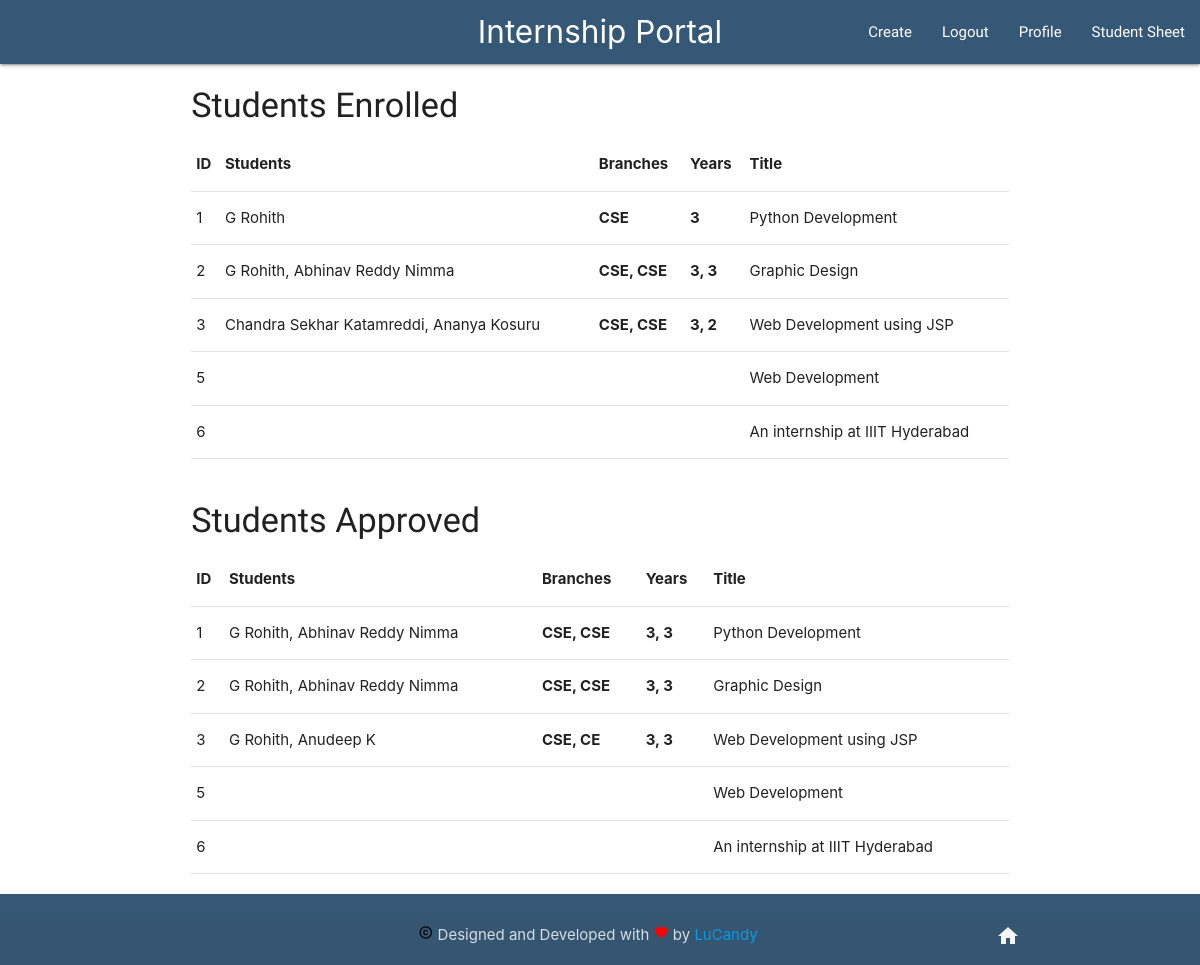
/students (signed in), run on an earlier commit of the app's database.
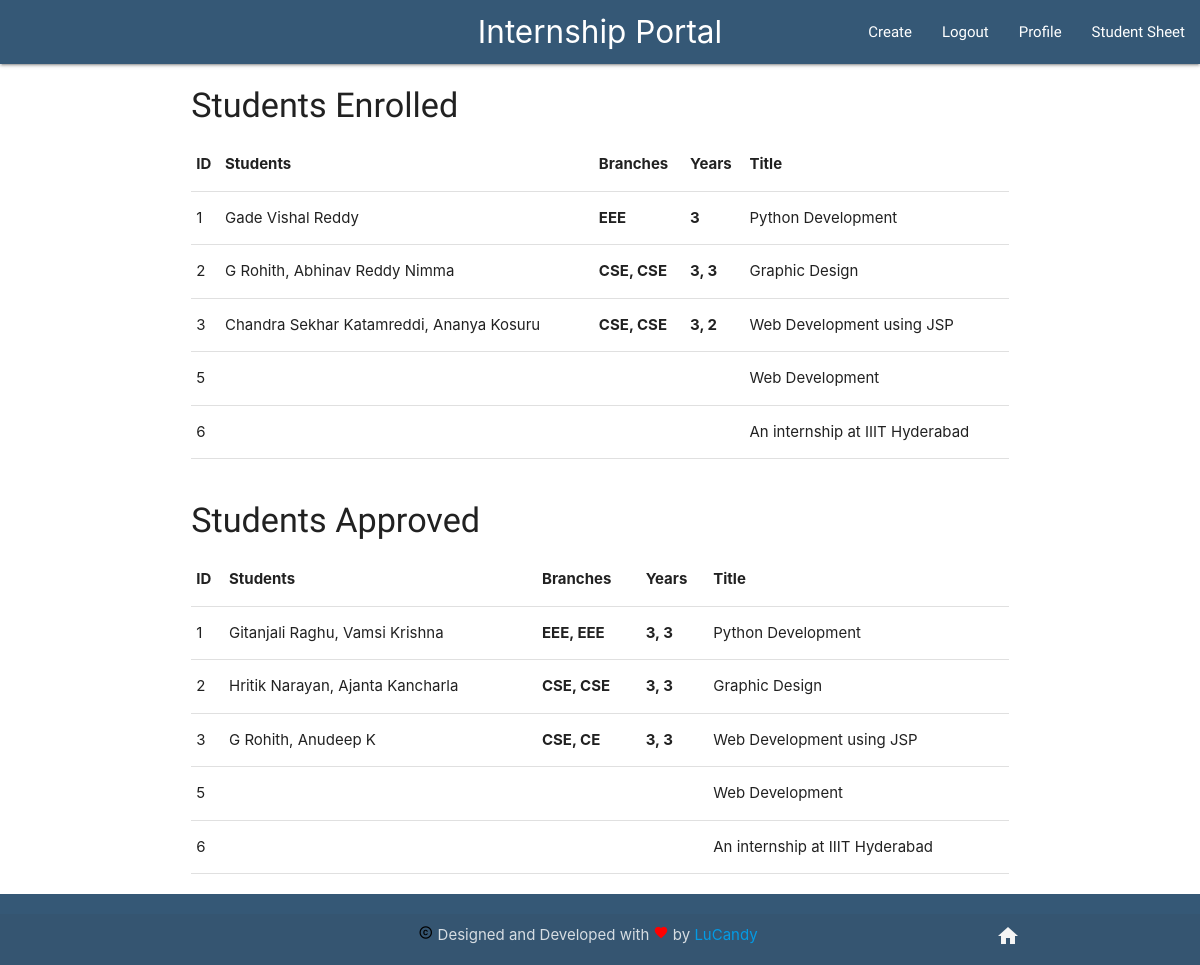
And on a later commit of the database.
### interns/models.py (models this page shows, shortened)
class Intern(models.Model):
    user = models.ForeignKey(settings.AUTH_USER_MODEL, on_delete=models.DO_NOTHING)
    title = models.CharField(max_length=150)
    discipline=models.CharField(max_length=10)
    preReq = models.CharField(max_length=200)
    description = models.CharField(max_length=1000)
    place = models.CharField(max_length=100)
    eligibility = models.CharField(max_length=50)
    stiphend = models.CharField(max_length=50)
    timestamp = models.DateTimeField(auto_now_add=True)
    dateAdded = models.DateField(auto_now_add=True)
    deadLine = models.CharField(max_length=50)
    duration = models.CharField(max_length=30)
    studentsEnrolled= models.CharField(max_length=200,default='')
    studentsApproved= models.CharField(max_length=200,default='')

### interns/views.py (the view)
# urls.py: path('students', allStudList, name='allStud'),
@login_required
def allStudList(request):
    studentsEnrolled= Intern.objects.all().values('id','title','studentsEnrolled')
    studentsApproved= Intern.objects.all().values('id','title','studentsApproved')
    for obj in studentsEnrolled:
        reqString = obj['studentsEnrolled']
        reqList = reqString.split(',')
        names=''
        branches=''
        years=''
        print(reqList)
        for name in reqList:
            try:
                names+=search2(name)[0]+', '
                branches+=search2(name)[2]+', '
                years+=search2(name)[1]+', '
            except:
                pass
        print(names)
        obj.update({
            "retrivedName":names[:-2],
            "branches": branches[:-2],
            "years":years[:-2]
        })
    for obj in studentsApproved:
        reqString = obj['studentsApproved']
        reqList = reqString.split(',')
        names=''
        years=''
        branches=''
        for name in reqList:
            try:
                years+=search2(name)[1]+', '
                names+=search2(name)[0]+', '
                branches+=search2(name)[2]+', '
            except:
                pass
        obj.update({
            "retrivedName":names[:-2],
            "branches": branches[:-2],
            "years":years[:-2]
        })
    context = {
        "studentsEnrolled":studentsEnrolled,
        "studentsApproved":studentsApproved
    }
    return render(request,'studlist.html',context)

### interns/temp.py (called while the page is built)
def search2(query):
    query = query.upper()
    query = query.replace(" ","")
    query = query.replace(",","")
    query1 = query+"_name"
    query2 = query+"_email"
    query3 = query + "_enrolled"
    query4 =  query + "_verified"
    name = dictionary[query1]
    email = dictionary[query2].replace(" ","")
    q = list(query)
    year_id = q[0]+q[1]
    if year_id=='16' :
        year = 3
    if year_id=='17' :
        year = 2
    if year_id=='18' :
        year = 1
    if year_id=='15' :
        year = 4
    if q[7]=='2' :
         branch = "EEE"
    if q[7]=='1' :
         branch = "CE"
    if q[7]=='3' :
         branch = "ME"
    if q[7]=='5' :
         branch = "CSE"
    return name,str(year),branch,email

### templates/studlist.html
{% extends 'base.html' %}
{% block content %}
<div class="row">
    <div class="col s12">
            <h4>Students Enrolled</h4>
          <table>
        <thead>
          <tr>
              <th>ID</th>
              <th>Students</th>
              <th>Branches</th>
              <th>Years</th>
              <th>Title</th>
          </tr>
        </thead>
        <tbody>
        {% for student in studentsEnrolled %}
            <tr>
                <td>{{student.id}}</td>
                <td>{{student.retrivedName}}</td>
                <th>{{student.branches}}</th>
                <th>{{student.years}}</th>
                <td>{{student.title}}</td>
          </tr>
        {% endfor %}
        </tbody>
      </table>
    </div>
</div>
</div>
<div class="container">
<div class="row">
<div class="col s12">
        <h4>Students Approved</h4>
          <table>
        <thead>
          <tr>
              <th>ID</th>
              <th>Students</th>
              <th>Branches</th>
              <th>Years</th>
              <th>Title</th>
          </tr>
        </thead>
        <tbody>
        {% for student in studentsApproved %}
            <tr>
                <td>{{student.id}}</td>
                <td>{{student.retrivedName}}</td>
                <th>{{student.branches}}</th>
                <th>{{student.years}}</th>
                <td>{{student.title}}</td>
          </tr>
        {% endfor %}
        </tbody>
      </table>
</div>
</div>
</div>
{% endblock %}

### templates/base.html (shortened to what this page needs)
<!doctype html>
<html lang="en">
  <head>
    <link rel="stylesheet" href="https://cdnjs.cloudflare.com/ajax/libs/materialize/1.0.0/css/materialize.min.css">
  </head>
  <body>
    {% include "navbar.html" %}
    <main>
    <div class="container">
        {% block content %}
        {% endblock content %}
  </main>
  {% include "footer.html" %}
  </body>
</html>

### templates/navbar.html (shortened to what this page needs)
    <nav>
      <div class="nav-wrapper " style=" background-color: rgb(53, 88, 118); ">
        <a href = "/" class = "brand-logo center">Internship Portal</a>
        <ul id="nav-mobile" class="right hide-on-med-and-down">
          {% if request.user.is_authenticated %}
          <li><a href="/create">Create</a></li>
          <li><a href="/logout">Logout</a></li>
          <li><a href="/profile">Profile</a></li>
          {% else %}
            <li><a href="/login">Login</a></li>
          {% endif %}
          <li><a href="/students">Student Sheet</a></li>
        </ul>
      </div>
    </nav>

### templates/footer.html (shortened to what this page needs)
    <footer class="page-footer no-padding" style=" background-color: rgb(53, 88, 118); ">
    <div class="footer-copyright" >
            <div class="container" style="align-items:center">
             <i class="tiny material-icons" style="color:black">copyright</i> Designed and Developed with <i class="tiny material-icons" style="color:red">favorite</i> by <a href="https://github.com/orgs/lucandy/">LuCandy</a>
            <a class="grey-text text-lighten-4 right" href="/"><i class="material-icons">home</i> </a>
            </div>
    </div>
</footer>

### templates/base.html (style rules this page uses)
body { display: flex; min-height: 100vh; flex-direction: column; }
main { flex: 1 0 auto; }
.footer-copyright { text-align:center; }
h1,h2,h3,h4,h5,h6,p,li { font-family: 'Scada', sans-serif; word-wrap: break-word; }
, .login { background-image:url("https://lh3.googleusercontent.com/IQoc0Nx-DiygvKSq7LEdGMm4o9C0S26FuQQnmQ7SkYOsf47q17PMoyhuyxe-pMxuEG7JBgjSDYLyQcBcFB735fS6xE3UaMKmkm7lwRLd6OpGCmiESldYAP_T8PLSgPHbgo9NKrTR90JTccFGMZNE_Hxx0JtiS02YQslLTn8U_qFNNcQzECC4hS7Rl9_Zji1fJyLHT2XGQxjSbcRwIu7PlRmSnZur6OJTsAU8ZnTkDyDrl9F1-f3kpNsVZ5jhG8SmxJlbeNGBK_0-CPAWVr80GsRPbgFolTYpFYrTMY0jSCcE49qZ413C_il4ef4YjJTcIKB7l1ZT-5ASV9yJEfQPr6v3v9FsFto3TICQJPziRMYya_JFPRy6wQmq-9V3luk5OZfC7q-TJSiypknmga9NhR9ZexP0oWl17H6tLm2_I6NvQP4MuIt9U5HTYXX84WDQs0-vfHNqO3A4eb3OMo38ty9zYXWf0JkPay6bWrqeW34hig_VnlDbhJZzYdrNoxwHtEF4lFFyCblg_KW0jbBKVznVVc6RSJFj6ogHBeZKXXzxLjozaAKCed0dJivaCEem5AofwNCEmPCRKwPzhf5QJ4r9D3irbAbV-EQUoBDWmdwlGd14HRHq8FZSJxkdmmaPDQi4pBUvElTIHjIe2G15tmKW=w730-h322-no"); background-position: center; background-repeat: no-repeat; background-size: cover; width: 100%; height: 220pt; }

What changed in the data, as far as the page shows it:
changed Intern "Python Development": retrivedName "G Rohith" → "Gade Vishal Reddy"; branches "CSE" → "EEE"; retrivedName "G Rohith, Abhinav Reddy Nimma" → "Gitanjali Raghu, Vamsi Krishna"; branches "CSE, CSE" → "EEE, EEE"
changed Intern "Graphic Design": retrivedName "G Rohith, Abhinav Reddy Nimma" → "Hritik Narayan, Ajanta Kancharla"
